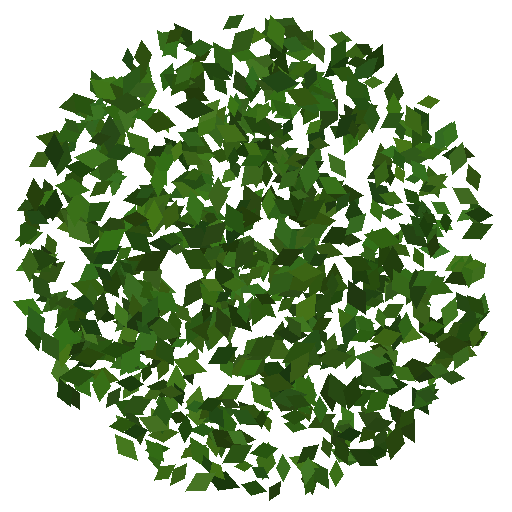
#> input picture plugins/bldg-construction/skills/generate-proposal-mcc-living-01/kit/tools/render/leaf_a.png, 512 x 512 px
$ python post.py leaf_a.png leaf_b.png
#> lines starting #> are read from the running program, lines starting #| are printed output that depends on the picture
#!/usr/bin/env python3
"""Photographic finish for hero frames: gentle tone curve, split tone, vignette, fine sharpening, grain.

    python3 tools/render/post.py <in.png> [out.jpg] [--ev 0.0] [--warm 0.025] [--vignette 0.16] [--grain 0.8] [--lift 0.0]
"""
import sys, numpy as np, imageio.v3 as iio
from PIL import Image, ImageFilter

A = sys.argv
opt = lambda k, d: float(A[A.index(k) + 1]) if k in A else d
src = A[1]; dst = A[2] if len(A) > 2 and not A[2].startswith('--') else src.rsplit('.', 1)[0] + '.jpg'
im = iio.imread(src).astype(np.float32)
im = im[..., :3] / (65535.0 if im.max() > 255 else 255.0)
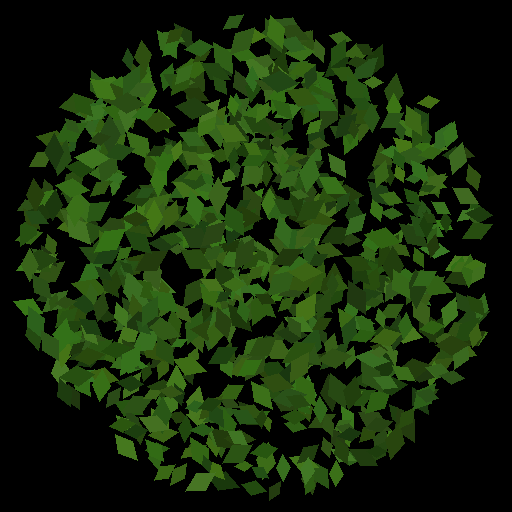
#> im: shape (512, 512, 3) float32; mean R, G, B 0.0876, 0.166, 0.0401
H, W = im.shape[:2]
#> H = 512; W = 512
# tone: a soft S around the middle, shadows kept open
lift = opt('--lift', 0.0)
ev = opt('--ev', 0.0)   # exposure in stops, applied to the display image before the curve
x = np.clip(im * (2 ** ev), 0, 1)
s = x + 0.10 * np.sin((x - 0.5) * np.pi) * (1 - np.abs(x - 0.5) * 1.2)
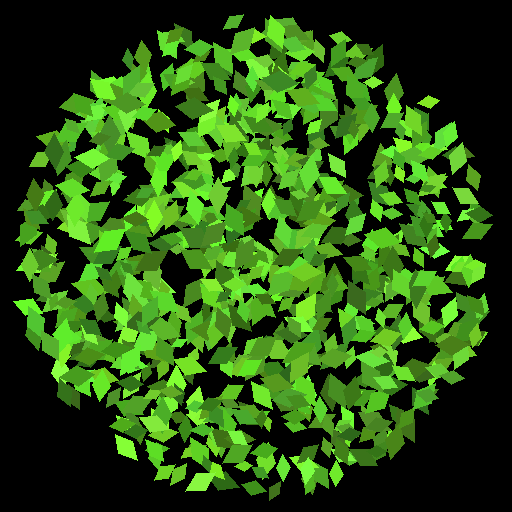
#> s: shape (512, 512, 3) float32; mean R, G, B 0.0422, 0.128, -0.00383; drawn with min black and max white
s = lift + (1 - lift) * s
# split tone: warm highlights, slightly cool shadows
lum = (0.2126 * s[..., 0] + 0.7152 * s[..., 1] + 0.0722 * s[..., 2])[..., None]
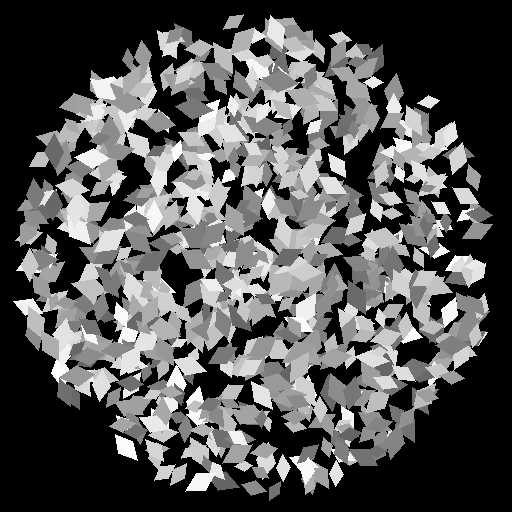
#> lum: shape (512, 512, 1) float32; min -0.04, max 0.387, mean 0.1; drawn with min black and max white
warm = opt('--warm', 0.025)
s = s + warm * np.clip(lum - 0.45, 0, 1) * np.array([1.0, 0.35, -0.8]) + warm * 0.6 * np.clip(0.35 - lum, 0, 1) * np.array([-0.5, 0.0, 0.7])
# vignette, elliptical, very soft
yy, xx = np.mgrid[0:H, 0:W]; r = np.sqrt(((xx - W / 2) / (W / 2)) ** 2 + ((yy - H / 2) / (H / 2)) ** 2) / np.sqrt(2)
s = s * (1 - opt('--vignette', 0.16) * np.clip(r - 0.25, 0, 1) ** 1.6)[..., None]
out = Image.fromarray((np.clip(s, 0, 1) * 255 + 0.5).astype(np.uint8))
out = out.filter(ImageFilter.UnsharpMask(radius=1.1, percent=55, threshold=2))
g = opt('--grain', 0.8)
if g:
    a = np.asarray(out).astype(np.float32)
    rng = np.random.default_rng(7); n = rng.normal(0, g, (H, W, 1))
    a = np.clip(a + n * (1.2 - a / 255.0), 0, 255)
    out = Image.fromarray(a.astype(np.uint8))
out.save(dst, quality=93, subsampling=0, optimize=True)
print('wrote', dst)

$ run again, on plugins/bldg-construction/skills/generate-proposal-mcc-living-01/kit/tools/render/needle.png
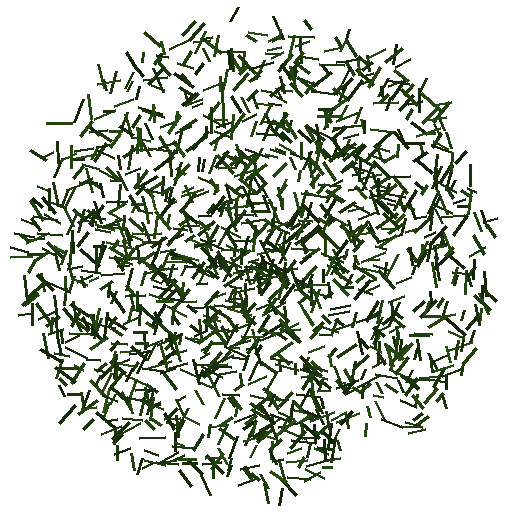
#> input picture plugins/bldg-construction/skills/generate-proposal-mcc-living-01/kit/tools/render/needle.png, 512 x 512 px
#> `lum = (0.2126 * s[..., 0] + 0.7152 * s[..., 1] + 0.0722 * s[..., 2])[...`:
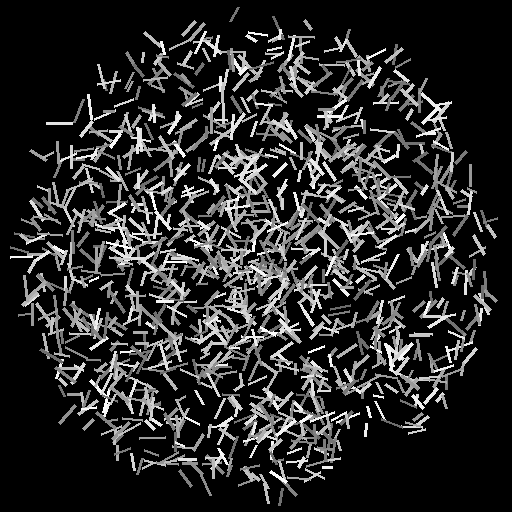
#> lum: shape (512, 512, 1) float32; min -0.04, max 0.208, mean 8.69e-05; drawn with min black and max white
#> `a = np.asarray(out).astype(np.float32)`:
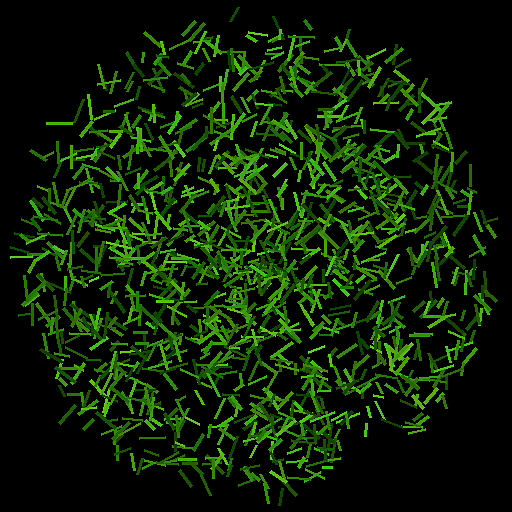
#> a: shape (512, 512, 3) float32; mean R, G, B 4, 10.9, 0.6; drawn with min black and max white
